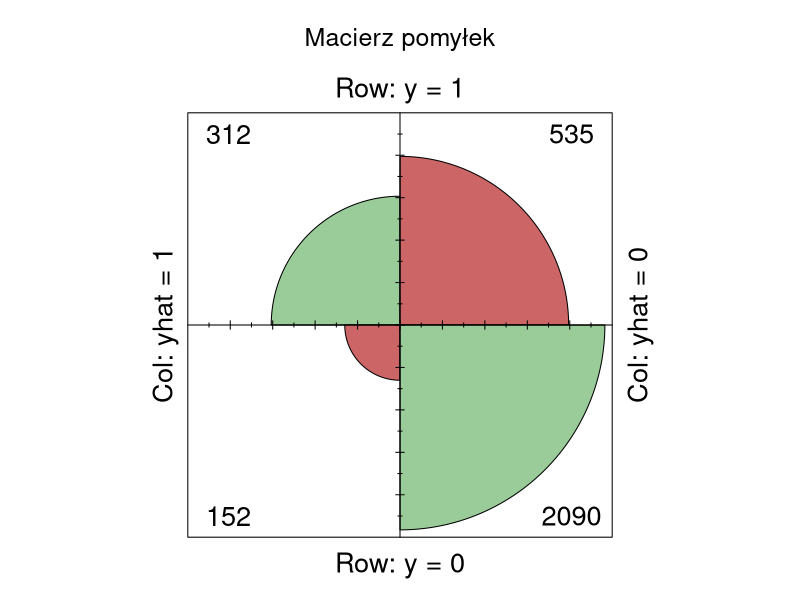
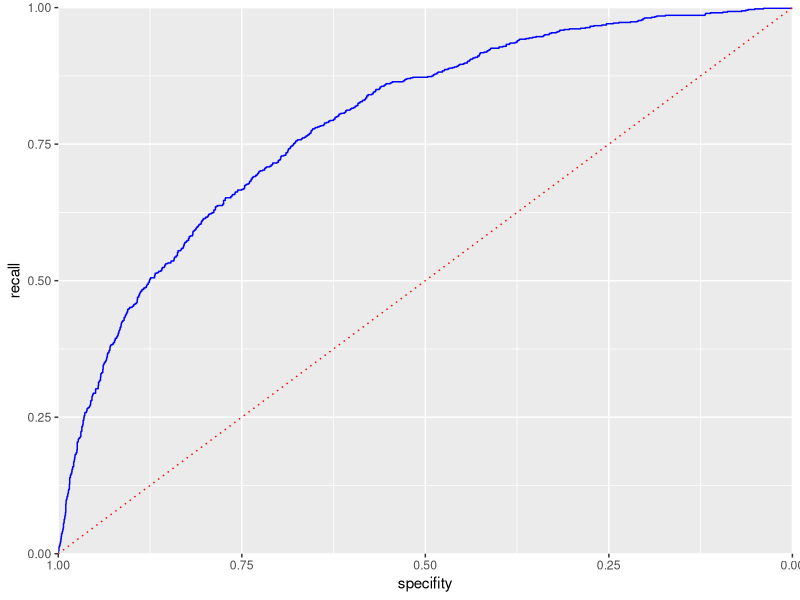
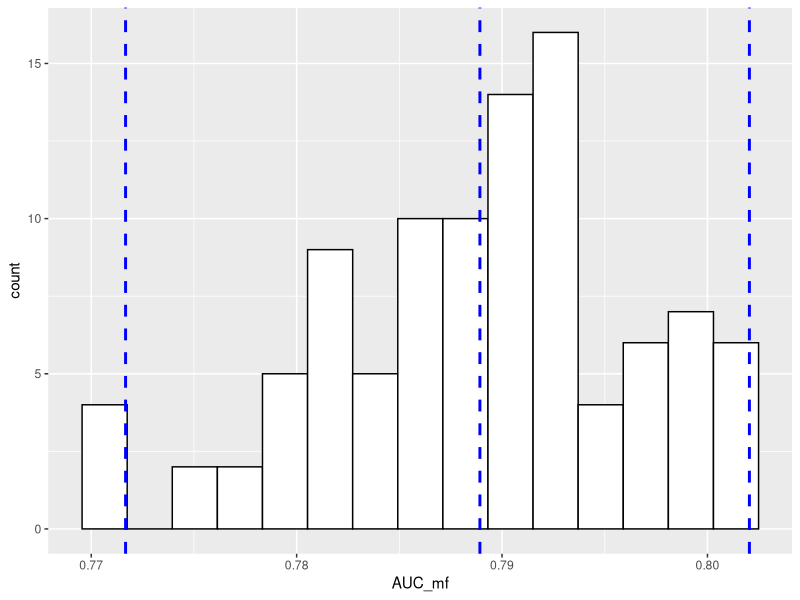

Write the R code that produced these figures, in order.
## ---- chunk 1
library("readxl")
library("car") # funkcja vif()
library("ggplot2") # wykresy - funkcja ggplot()
library("lmtest") # testy diagnostyczne modeli lm
library("pscl") #pseudo-R2 funkcja pR2()
library("pROC") #funkcje roc, auc
set.seed(1257) #set.seed(NULL) --> usunięcie "ziarna"

knitr::opts_chunk$set(echo = TRUE)
## ---- chunk 2
dane <- read.csv("./dane/po_imputacji.csv", sep=';', encoding = "UTF-8", dec = ',')
dane <- dane[, -c(24)]
## ---- chunk 3
dane$CLAIM_FLAG <- as.factor(dane$CLAIM_FLAG)
dane$HOMEKIDS <- as.factor(dane$HOMEKIDS)
dane$PARENT1 <- as.factor(dane$PARENT1)
dane$MSTATUS <- as.factor(dane$MSTATUS)
dane$GENDER <- as.factor(dane$GENDER)
dane$EDUCATION <- as.factor(dane$EDUCATION)
dane$OCCUPATION <- as.factor(dane$OCCUPATION)
dane$CLM_FREQ <- as.factor(dane$CLM_FREQ)
dane$REVOKED <- as.factor(dane$REVOKED)

dane$URBANICITY <- as.factor(dane$URBANICITY)
dane$RED_CAR <- as.factor(dane$RED_CAR)

# Liczbę punktów zamieniamy na grupy punktowe liczby punktów.
dane$MVR_PTS_GRP <- 0
dane$MVR_PTS_GRP[dane$MVR_PTS < 6] <- 1
dane$MVR_PTS_GRP[(dane$MVR_PTS > 5) & (dane$MVR_PTS < 11)] <- 2
dane$MVR_PTS_GRP[dane$MVR_PTS > 10] <- 3
dane$MVR_PTS_GRP <- as.factor(dane$MVR_PTS_GRP)

##Ad. model 4 - Nisko-wykwalifikowani vs wysoko wykwalifikowani.
dane$OCCUPATION_GRP <- 0

dane$OCCUPATION_GRP[(dane$OCCUPATION=="Blue Collar") | 
                     (dane$OCCUPATION=="Home Maker") | 
                     (dane$OCCUPATION=="Home Maker") | 
                      (dane$OCCUPATION=="Student") ] <- 0

dane$OCCUPATION_GRP[(dane$OCCUPATION=="Clerical") | 
                    (dane$OCCUPATION=="Doctor") | 
                    (dane$OCCUPATION=="Lawyer") | 
                    (dane$OCCUPATION=="Manager") | 
                    (dane$OCCUPATION=="Professional")] <- 1

dane$OCCUPATION_GRP <- as.factor(dane$OCCUPATION_GRP)

## syntentyczna zmienna odległości od wartościo środkowej
dane$AGE_tr <-(dane$AGE - median(dane$AGE))**2

## Wartość domu zamieniamy na zmienną dychotomiczną odnotowującą fakt posiadania domu.
dane$HOME_VAL_D <- 0
dane$HOME_VAL_D[dane$HOME_VAL  == 0] <-0
dane$HOME_VAL_D[dane$HOME_VAL != 0] <- 1
dane$HOME_VAL_D <- as.factor(dane$HOME_VAL_D)

dane <- na.omit(dane)
summary(dane)
sapply(dane, typeof)
## ---- chunk 4
# Losowanie na wczesnym etapie, Podział na dane treningowe i testowe
n <- nrow(dane)
liczby_losowe <- sample(c(1:n), round(0.7*n), replace = FALSE)
dane_uczacy <- dane[liczby_losowe,]
dane_testowy <- dane[-liczby_losowe,]

# Przeliczenie 
table(dane_testowy$CLAIM_FLAG) / nrow(dane_testowy)
table(dane_uczacy$CLAIM_FLAG) / nrow(dane_uczacy)
## ---- chunk 5
cols <- as.vector(colnames(dane[,-c(26,23)]))

for (c in cols[3:length(cols)]){
  
  if (c != 'CLAIM_FLAG'){
  
    m <- glm(as.formula(paste('CLAIM_FLAG', "~", c)), data = dane_uczacy, family = binomial)
    w_test <- waldtest(m)
  
  if (w_test$`Pr(>F)`[2] < 0.05){
      print(paste('istotna',c ,'pvalue:', format(w_test$`Pr(>F)`[2],  scientific = TRUE))[1])  
      
  } else{
      print(paste('nieistotna',c,'pvalue:', round(w_test$`Pr(>F)`[2], 2) ))
  }
  }
  gc() #garbage cleaner
}

## ---- chunk 6
m1 <- glm(CLAIM_FLAG~INCOME, data = dane_uczacy, family = binomial)
summary(m1)
## ---- chunk 7
m2 <- glm(CLAIM_FLAG ~ INCOME + YOJ, data = dane_uczacy, family = binomial)
summary(m2)

## ---- chunk 8
m3 <- glm(CLAIM_FLAG~INCOME+PARENT1, data = dane_uczacy, family = binomial)
summary(m3)
## ---- chunk 9
m4 <- glm(CLAIM_FLAG~INCOME+PARENT1+AGE_tr, data = dane_uczacy, family = binomial)
summary(m4)
## ---- chunk 10
m5 <- glm(CLAIM_FLAG~INCOME+PARENT1+AGE_tr+HOME_VAL_D, data = dane_uczacy, family = binomial)
summary(m5)
## ---- chunk 11
summary(m4)$aic - summary(m5)$aic
## ---- chunk 12
m6 <- glm(CLAIM_FLAG~INCOME+PARENT1+AGE_tr+HOME_VAL_D+MSTATUS, data = dane_uczacy, family = binomial)
summary(m6)
## ---- chunk 13
summary(m5)$aic - summary(m6)$aic
## ---- chunk 14
m7 <- glm(CLAIM_FLAG~INCOME+PARENT1+AGE_tr+HOME_VAL_D+CAR_USE, data = dane_uczacy, family = binomial)
summary(m7)
## ---- chunk 15
summary(m5)$aic - summary(m7)$aic
## ---- chunk 16
m8 <- glm(CLAIM_FLAG~INCOME+PARENT1+AGE_tr+HOME_VAL_D+BLUEBOOK, data = dane_uczacy, family = binomial)
summary(m8)
## ---- chunk 17
summary(m7)$aic - summary(m8)$aic
## ---- chunk 18
m9 <- glm(CLAIM_FLAG~INCOME+PARENT1+AGE_tr+HOME_VAL_D+TIF, data = dane_uczacy, family = binomial)
summary(m9)
## ---- chunk 19
summary(m8)$aic - summary(m9)$aic
## ---- chunk 20
m10 <- glm(CLAIM_FLAG~INCOME+PARENT1+AGE_tr+HOME_VAL_D+CAR_USE+BLUEBOOK+TIF+CAR_TYPE, data = dane_uczacy, family = binomial)
summary(m10)
## ---- chunk 21
summary(m9)$aic - summary(m10)$aic
## ---- chunk 22
m11 <- glm(CLAIM_FLAG~INCOME+PARENT1+AGE_tr+HOME_VAL_D+CAR_USE+BLUEBOOK+TIF+REVOKED, data = dane_uczacy, family = binomial)
summary(m11)
## ---- chunk 23
summary(m10)$aic - summary(m11)$aic
## ---- chunk 24
m12 <- glm(CLAIM_FLAG~INCOME+PARENT1+AGE_tr+HOME_VAL_D+CAR_USE+BLUEBOOK+TIF+REVOKED+CAR_AGE, data = dane_uczacy, family = binomial)
summary(m12)
## ---- chunk 25
summary(m11)$aic - summary(m12)$aic
## ---- chunk 26
m13 <- glm(CLAIM_FLAG~INCOME+PARENT1+AGE_tr+HOME_VAL_D+CAR_USE+BLUEBOOK+TIF+REVOKED+URBANICITY, data = dane_uczacy, family = binomial)
summary(m13)
## ---- chunk 27
summary(m11)$aic - summary(m13)$aic
## ---- chunk 28
m14 <- glm(CLAIM_FLAG~INCOME+PARENT1+AGE_tr+HOME_VAL_D+CAR_USE+BLUEBOOK+TIF+REVOKED+URBANICITY+OCCUPATION_GRP, data = dane_uczacy, family = binomial)
summary(m14)
## ---- chunk 29
summary(m13)$aic - summary(m14)$aic
## ---- chunk 30
m15 <- glm(CLAIM_FLAG~INCOME+PARENT1+AGE_tr+HOME_VAL_D+CAR_USE+BLUEBOOK+TIF+REVOKED+KIDSDRIV, data = dane_uczacy, family = binomial)
summary(m15)
## ---- chunk 31
summary(m13)$aic - summary(m15)$aic
## ---- chunk 32
m16 <- glm(CLAIM_FLAG~INCOME+PARENT1+AGE_tr+HOME_VAL_D+CAR_USE+BLUEBOOK+TIF+REVOKED+HOMEKIDS, data = dane_uczacy, family = binomial)
summary(m16)
## ---- chunk 33
summary(m13)$aic - summary(m16)$aic
## ---- chunk 34

cols <- as.vector(colnames(dane)[6:length(colnames(dane))])

df <- data.frame(matrix(ncol = 5, nrow = 0))
colnames(df) <- c("zmienna_a", "zmienna_b", "Wald_p_v",'Akaike', 'VIF')

istotne = list()
for (i in cols[1:length(cols)]){

  for (j in cols[1:length(cols)]){

    if ((i != 'CLAIM_FLAG') & (j != 'CLAIM_FLAG')){
      if (i != j){
        skip_to_next <- FALSE
        tryCatch(
          m <- glm(as.formula(paste('CLAIM_FLAG', "~INCOME+PARENT1+AGE_tr+HOME_VAL_D+CAR_USE+BLUEBOOK+TIF+CAR_TYPE+REVOKED+URBANICITY+", i, ":", j)), 
                 data = dane_uczacy, family = binomial),
          error = function(w) { skip_to_next <<- TRUE})
        if(skip_to_next) { next }
        ## w pelni skorelowane zmienne przechwytywane
        skip_to_next <- FALSE
        tryCatch(vif_t <- as.numeric(vif(m)[11]),error = function(e) { skip_to_next <<- TRUE})
        if(skip_to_next) { next }
        if ((!is.numeric(vif_t)) | (is.na(vif_t))) { next }
        if (vif_t <= 1.5){
          skip_to_next <- FALSE
          tryCatch(w_test <- waldtest(m), error = function(e) { skip_to_next <<- TRUE})
          if(skip_to_next) { next }
          
          if (w_test$`Pr(>F)`[2] < 0.05){
            #print(paste('istotna',i, j ,'pvalue:', format(w_test$`Pr(>F)`[2],  scientific = TRUE))[1])  
            w_t <- as.numeric(w_test$`Pr(>F)`[2])
            akaike <- as.numeric(m$aic)
            
            df[nrow(df) + 1,] = c(i, j, w_t, akaike, as.numeric(vif_t))

          }else{next}
     } else{next}
    }else{next}
  }
 }
}

## ---- chunk 35
df <- na.omit(df)
# przekonwertowanie zmienych w notacji naukowej na wartosci liczbowe
df$Wald_p_v <- as.numeric(df$Wald_p_v)
df$Akaike <- as.numeric(df$Akaike)
df$VIF <- as.numeric(df$VIF)

# Na podstawie posortowanej tabeli możemy odczytać najlepsze modele z interakcjami.
df[order(df$VIF, df$Akaike), ]
## ---- chunk 36
m17 <- glm(CLAIM_FLAG~INCOME+PARENT1+AGE_tr+HOME_VAL_D+CAR_USE+BLUEBOOK+TIF+REVOKED+URBANICITY+TRAVTIME:MVR_PTS, data = dane_uczacy, family = binomial)
summary(m17)
## ---- chunk 37
summary(m13)$aic - summary(m17)$aic
## ---- chunk 38
summary(m1)$aic - summary(m17)$aic
## ---- chunk 39
report <- data.frame(matrix(ncol = 4, nrow = 0))
colnames(report) <- c('model','kryterium_AIC', 'McFadden_R2', 'Cragg_Uhler_R2')

for (i in seq(1, 17, 1)){
  mname <- paste('m', i, sep="")
  model = eval(parse(text = mname))
  kryterium_AIC <- c(model$aic)
  McFadden<-pR2(model)[4]
  Cragg_Uhler<-pR2(model)[6]
  report[i,] <- c(mname,round(kryterium_AIC,3), round(McFadden,3), round(Cragg_Uhler,3))
}

## Raport zbiorczy dla wszystkim wariantów modeli
report[order(report$kryterium_AIC),]
## ---- chunk 40
pred <- predict(m17, dane_testowy)

pred_y <- as.numeric(pred > 0 )
true_y <- as.numeric(dane_testowy$CLAIM_FLAG)-1

# wskazania prawdziwie pozytywne
true_pos <- (true_y == 1) & (pred_y == 1)
# wskazania prawdziwie negatywne
true_neg <- (true_y == 0) & (pred_y == 0)
#wskazania fałszywie pozytywne
false_pos <- (true_y == 0) & (pred_y == 1)
#wskazania fałszywie negatywne
false_neg <- (true_y==1)&(pred_y==0)
## ---- chunk 41
conf_mat <- matrix(c(sum(true_pos), sum(false_pos),
                    sum(false_neg), sum(true_neg)), 2, 2)

colnames(conf_mat) <-c('yhat = 1', 'yhat = 0')
rownames(conf_mat) <- c('y = 1', 'y = 0')

fourfoldplot(conf_mat, color = c("#CC6666", "#99CC99"),conf.level = 0, margin = 1, main = "Macierz pomyłek")
## ---- chunk 42
accuracy <- (sum(true_pos) + sum(true_neg)) / (length(pred))

error <- (conf_mat[1, 2] + conf_mat[2,1]) / (length(pred))

recall <- conf_mat[1, 1] / (conf_mat[1,1]+ conf_mat[2,1])

specifity <- conf_mat[2, 2] / (conf_mat[1,2]+ conf_mat[2,2])

ppv <- 100*conf_mat[1,1]/(conf_mat[1,1]+ conf_mat[1,2])
npv <- 100*conf_mat[2,2]/(conf_mat[2,1]+ conf_mat[2,2])

df <- data.frame(matrix(ncol = 6, nrow = 0))
colnames(df) <- c('błąd', "dokładność", "czułość", 'specyficzność', 'PPV', 'NPV')
df[1,] = c(error, accuracy, recall, specifity, ppv,npv)
round(df,3)
## ---- chunk 43
idx <- order(-pred)
recall <- cumsum(true_y[idx]==1)/sum(true_y == 1)
specifity <- (sum(true_y == 0 ) - cumsum(true_y[idx] == 0)) / sum(true_y == 0)

roc_df <- data.frame(recall = recall, specifity=specifity)

ggplot(roc_df, aes(x=specifity, y=recall)) +
  geom_line(color='blue') +
  scale_x_reverse(expand = c(0, 0))+
  scale_y_continuous(expand=c(0,0))+
  geom_line(data=data.frame(x=(0:100)/100), 
            aes(x=x, y=1-x),
            linetype='dotted',
            color='red')
## ---- chunk 44

sum(roc_df$recall[-1] * diff(1 - roc_df$specifity))
## ---- chunk 45
AUC_mf <-c()
for (i in seq(1,100,1)){
  set.seed(sample(1:5000, 1))
  n <- nrow(dane)
  liczby_losowe <- sample(c(1:n), round(0.7*n), replace = FALSE)
  
  dane_uczacy <- dane[liczby_losowe,]
  dane_testowy <- dane[-liczby_losowe,]
  
  mf <- glm(CLAIM_FLAG~INCOME+PARENT1+AGE_tr+HOME_VAL_D+CAR_USE+BLUEBOOK+TIF+REVOKED+URBANICITY+TRAVTIME:MVR_PTS,
             data = dane_uczacy, family = binomial)

  pred <- predict(mf, dane_testowy)
  
  pred_y <- as.numeric(pred > 0.5 )
  true_y <- as.numeric(dane_testowy$CLAIM_FLAG)-1

  idx <- order(-pred)
  recall <- cumsum(true_y[idx]==1)/sum(true_y == 1)
  specifity <- (sum(true_y == 0 ) - cumsum(true_y[idx] == 0)) / sum(true_y == 0)
  roc_df <- data.frame(recall = recall, specifity=specifity)

  AUC <- sum(roc_df$recall[-1] * diff(1 - roc_df$specifity))
  
  #print(sum(roc_df$recall[-1] * diff(1 - roc_df$specifity)))
  AUC_mf <- append(AUC_mf, AUC)
}

alpha = 0.95
p = ((1.0-alpha)/2.0100)
lower <- max(0.0, quantile(unlist(AUC_mf), p))

p = (alpha+((1.0-alpha)/2.0))
upper = min(1.0, quantile(unlist(AUC_mf), p))

AUC_mf <- as.data.frame(AUC_mf)
ggplot(AUC_mf, aes(AUC_mf)) + 
 geom_histogram(bins=15,colour="black", fill="white")+

  geom_vline(aes(xintercept=mean(unlist(AUC_mf))),
            color="blue", linetype="dashed", size=1) + 

  geom_vline(aes(xintercept=lower),
            color="blue", linetype="dashed", size=1) +

  geom_vline(aes(xintercept=upper),
            color="blue", linetype="dashed", size=1)



## ---- chunk 46
print(paste(alpha*100,'% przedział ufności miary AUC:', 
            round(lower*100,2), 'and', round(upper*100,2), 'ze średnią AUC:',round(mean(unlist(AUC_mf)),2)))
